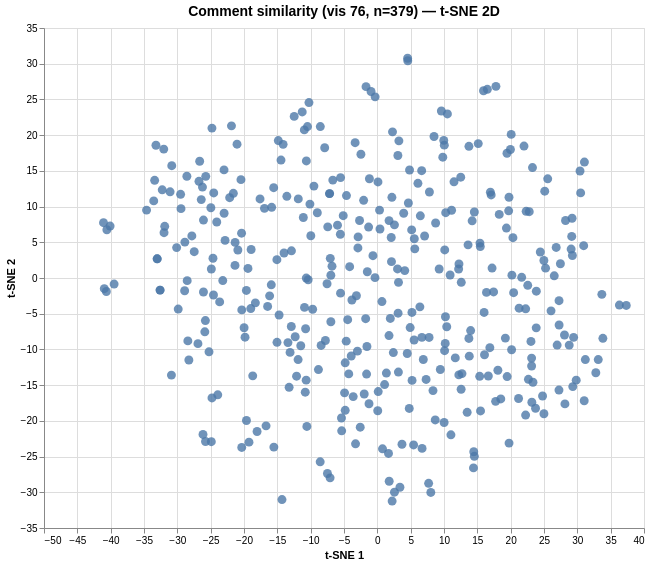

The Vega-Lite source for this figure:
### Vega specification from a JSON file in a GitHub repository (floating-point values rounded to 4 significant figures; data arrays with more than 128 entries replaced by an {"elided": "..."} marker saying what was removed)
{"$schema": "https://vega.github.io/schema/vega/v6.json", "data": [{"name": "param_1e9efca18e7a2868_store"}, {"name": "source_0", "values": {"elided": "379 records"}}, {"name": "source_0_x_domain_dim_1", "values": [{"min": -41.08, "max": 37.34}]}, {"name": "source_0_y_domain_dim_2", "values": [{"min": -31.23, "max": 30.77}]}], "signals": [{"name": "unit", "value": {}, "on": [{"events": "pointermove", "update": "isTuple(group()) ? group() : unit"}]}, {"name": "param_1e9efca18e7a2868", "update": "vlSelectionResolve(\"param_1e9efca18e7a2868_store\", \"union\")"}, {"name": "param_1e9efca18e7a2868_dim_1", "on": [{"events": [{"source": "view", "type": "dblclick"}], "update": "null"}, {"events": {"signal": "param_1e9efca18e7a2868_translate_delta"}, "update": "panLinear(param_1e9efca18e7a2868_translate_anchor.extent_x, -param_1e9efca18e7a2868_translate_delta.x / width)"}, {"events": {"signal": "param_1e9efca18e7a2868_zoom_delta"}, "update": "zoomLinear(domain(\"x\"), param_1e9efca18e7a2868_zoom_anchor.x, param_1e9efca18e7a2868_zoom_delta)"}]}, {"name": "param_1e9efca18e7a2868_dim_2", "on": [{"events": [{"source": "view", "type": "dblclick"}], "update": "null"}, {"events": {"signal": "param_1e9efca18e7a2868_translate_delta"}, "update": "panLinear(param_1e9efca18e7a2868_translate_anchor.extent_y, param_1e9efca18e7a2868_translate_delta.y / height)"}, {"events": {"signal": "param_1e9efca18e7a2868_zoom_delta"}, "update": "zoomLinear(domain(\"y\"), param_1e9efca18e7a2868_zoom_anchor.y, param_1e9efca18e7a2868_zoom_delta)"}]}, {"name": "param_1e9efca18e7a2868_tuple", "on": [{"events": [{"signal": "param_1e9efca18e7a2868_dim_1 || param_1e9efca18e7a2868_dim_2"}], "update": "param_1e9efca18e7a2868_dim_1 && param_1e9efca18e7a2868_dim_2 ? {unit: \"\", fields: param_1e9efca18e7a2868_tuple_fields, values: [param_1e9efca18e7a2868_dim_1,param_1e9efca18e7a2868_dim_2]} : null"}]}, {"name": "param_1e9efca18e7a2868_tuple_fields", "value": [{"field": "dim_1", "channel": "x", "type": "R"}, {"field": "dim_2", "channel": "y", "type": "R"}]}, {"name": "param_1e9efca18e7a2868_translate_anchor", "value": {}, "on": [{"events": [{"source": "scope", "type": "pointerdown"}], "update": "{x: x(unit), y: y(unit), extent_x: domain(\"x\"), extent_y: domain(\"y\")}"}]}, {"name": "param_1e9efca18e7a2868_translate_delta", "value": {}, "on": [{"events": [{"source": "window", "between": [{"source": "scope", "type": "pointerdown"}, {"source": "window", "type": "pointerup"}], "type": "pointermove", "consume": true}], "update": "{x: param_1e9efca18e7a2868_translate_anchor.x - x(unit), y: param_1e9efca18e7a2868_translate_anchor.y - y(unit)}"}]}, {"name": "param_1e9efca18e7a2868_zoom_anchor", "on": [{"events": [{"source": "scope", "consume": true, "type": "wheel"}], "update": "{x: invert(\"x\", x(unit)), y: invert(\"y\", y(unit))}"}]}, {"name": "param_1e9efca18e7a2868_zoom_delta", "on": [{"events": [{"source": "scope", "type": "wheel", "consume": true}], "update": "pow(1.001, event.deltaY * pow(16, event.deltaMode))", "force": true}]}, {"name": "param_1e9efca18e7a2868_modify", "on": [{"events": {"signal": "param_1e9efca18e7a2868_tuple"}, "update": "modify(\"param_1e9efca18e7a2868_store\", param_1e9efca18e7a2868_tuple, true)"}]}], "marks": [{"type": "symbol", "name": "marks", "from": {"data": "source_0"}, "encode": {"update": {"tooltip": {"signal": "{\"Comment #\": format(datum[\"index\"], \"\"), \"Comment\": isValid(datum[\"comment\"]) ? datum[\"comment\"] : \"\"+datum[\"comment\"]}"}, "shape": {"value": "circle"}, "size": {"value": 80}, "y": {"field": "dim_2", "scale": "y"}, "x": {"field": "dim_1", "scale": "x"}, "fill": {"value": "#4c78a8"}, "opacity": {"value": 0.8}}}, "clip": true, "style": ["circle"], "interactive": true}], "scales": [{"name": "x", "type": "linear", "domain": [{"signal": "(data(\"source_0_x_domain_dim_1\")[0] || {}).min"}, {"signal": "(data(\"source_0_x_domain_dim_1\")[0] || {}).max"}], "range": [0, {"signal": "width"}], "nice": true, "zero": true, "domainRaw": {"signal": "param_1e9efca18e7a2868[\"dim_1\"]"}}, {"name": "y", "type": "linear", "domain": [{"signal": "(data(\"source_0_y_domain_dim_2\")[0] || {}).min"}, {"signal": "(data(\"source_0_y_domain_dim_2\")[0] || {}).max"}], "range": [{"signal": "height"}, 0], "nice": true, "domainRaw": {"signal": "param_1e9efca18e7a2868[\"dim_2\"]"}, "zero": true}], "axes": [{"scale": "x", "orient": "bottom", "maxExtent": 0, "grid": true, "tickCount": {"signal": "ceil(width/40)"}, "aria": false, "minExtent": 0, "zindex": 0, "labels": false, "domain": false, "ticks": false, "gridScale": "y"}, {"scale": "y", "maxExtent": 0, "tickCount": {"signal": "ceil(height/40)"}, "aria": false, "domain": false, "ticks": false, "zindex": 0, "minExtent": 0, "orient": "left", "grid": true, "gridScale": "x", "labels": false}, {"scale": "x", "title": "t-SNE 1", "grid": false, "labelOverlap": true, "tickCount": {"signal": "ceil(width/40)"}, "zindex": 0, "labelFlush": true, "orient": "bottom"}, {"scale": "y", "zindex": 0, "tickCount": {"signal": "ceil(height/40)"}, "orient": "left", "grid": false, "labelOverlap": true, "title": "t-SNE 2"}], "title": {"text": "Comment similarity (vis 76, n=379) — t-SNE 2D", "fontSize": 14, "frame": "group"}, "style": "cell", "padding": 5, "background": "white", "width": 600, "height": 500}
